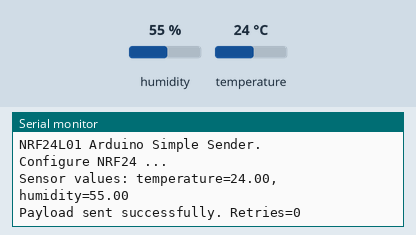
Bench run of a sketch on a simulated Arduino Uno, built with avr-gcc and run on an emulated ATmega328P. Shown: the last lines printed to the serial monitor. Inputs (shaded band) come from the test bench; at power-on: humidity 55 %, temperature 24 °C. No radio packets arrive unless stated.

Above: at 1.3 s.
1.4 s: humidity set to 22 %
At 2.8 s:
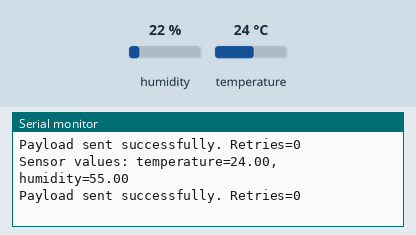
4.2 s: temperature set to 12 °C
At 5.8 s:
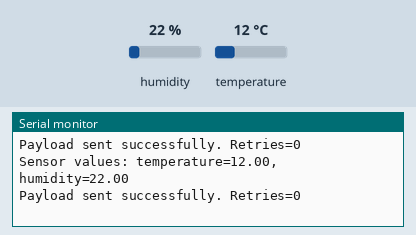
7.0 s: humidity set to 40 %
At 7.9 s:
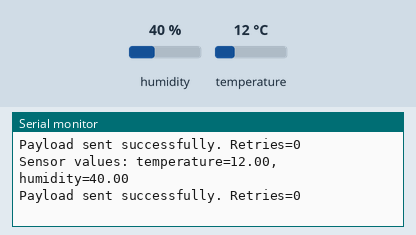
Timing chart, 0 to 10.0 s (numbered marks = the images above; inputs shaded):
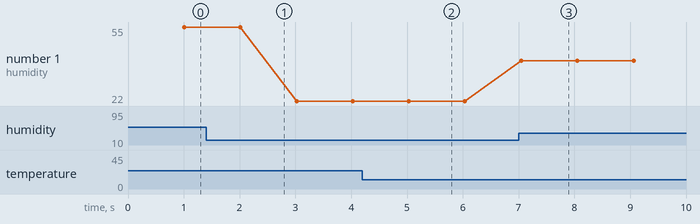

Measured:
- after the input at 4.2 s, the serial monitor: prints a new line after 0.83 s (image 2)
- after the input at 7.0 s, the serial monitor: prints a new line after 0.05 s (image 3)
- plotted number 1: 55 → 22 after the input at 1.4 s, 22 → 40 after the input at 7.0 s

The sketch:

remote_sensor_01.ino
```cpp
// todo zapojeni dratu

// DHT sensor library, version 1.4.0 by Adafruit
#include <DHT.h>

// RF24, version 1.3.9, by TMRh20
#include <printf.h>
#include <RF24.h>

#define DEVICE_ID 1

#define PIN_DHT                  8            // PIN for DHT sensor communication.
#define DHT_TYPE              DHT22           // Type of DHT sensor:
                                              // DHT11, DHT12, DHT21, DHT22 (AM2302), AM2301

// Cretate NRF24L01 radio.
RF24 radio(10, 9);// CE pin, CSN pin

// Create DHT sensor
DHT dht(PIN_DHT, DHT_TYPE);

byte rf24_tx[6] = "RpiMe";    // Address used when transmitting data.
byte payload[32];             // Payload bytes. Used both for transmitting and receiving

unsigned long last_reading;                // Milliseconds since last measurement was read.
unsigned long ms_between_reads = 1000;    // 10000 ms = 10 seconds
uint32_t counterSendFailed = 0;
uint8_t counterPackets = 0;

void setup() {

  // Initialize serial connection.
  Serial.begin(115200);
  printf_begin();
  delay(100);

  // Show that program is starting.
  Serial.println("\n\nNRF24L01 Arduino Simple Sender.");

  // Configure the NRF24 tranceiver.
  Serial.println("Configure NRF24 ...");
  radio.begin();
  radio.enableDynamicPayloads();
  radio.setAutoAck(true);
  radio.setPALevel(RF24_PA_MIN);
  radio.setRetries(5, 15);//Delay bewteen retries, 1..15.  Multiples of 250µs. Number of retries, 1..15.
  radio.setDataRate(RF24_250KBPS);// RF24_2MBPS, RF24_1MBPS, RF24_250KBPS
  radio.setChannel(100);// 0 ... 125
  radio.setCRCLength(RF24_CRC_16);// RF24_CRC_DISABLED, RF24_CRC_8, RF24_CRC_16 for 16-bit
  radio.setPayloadSize(32);// Max. 32 bytes.
  radio.openWritingPipe(rf24_tx);
  radio.stopListening();

  // Show debug information for NRF24 tranceiver.
  radio.printDetails();

  // Initialise the DHT sensor.
  dht.begin();

  // Take the current timestamp. This means that the next (first) measurement will be read and
  // transmitted in "ms_between_reads" milliseconds.
  last_reading = 0;
}

void loop() {

  if (millis() - last_reading > ms_between_reads) {
    // Read sensor values every "ms_between_read" milliseconds.

    // Read the humidity and temperature.
    float t, h, p, v;
    h = dht.readHumidity();
    t = dht.readTemperature();
    p = millis() % 1000;
    v = 1.45;

    // Report the temperature and humidity.
    Serial.print("Sensor values: temperature="); Serial.print(t);
    Serial.print(", humidity="); Serial.println(h);

    // Stop listening on the radio (we can't both listen and send).
    radio.stopListening();

    // Send the data ...
    int offset = 0;
    //Serial.println("Preparing payload.");
    payload[0] = DEVICE_ID; // id
    payload[1] = counterPackets; // packet counter
    payload[2] = 0; // packet type
    payload[3] = 0; // reserved

    float *packetF = (float*) &payload; //size_of(float)=4
    packetF[1] = t;
    packetF[2] = p;
    packetF[3] = h;
    packetF[4] = v;

    uint32_t *packetUI23 = (uint32_t*) &payload;
    packetUI23[5] = counterSendFailed;

    if (radio.write(payload, 32)) {
      Serial.print("Payload sent successfully. Retries="); Serial.println(radio.getARC());
    } else {
      counterSendFailed++;
      Serial.print("Failed to send payload. Retries="); Serial.println(radio.getARC());
    }
    counterPackets++;

    // Start listening again.
    radio.startListening();

    // Register that we have read the temperature and humidity.
    last_reading = millis();
  }
}
```
